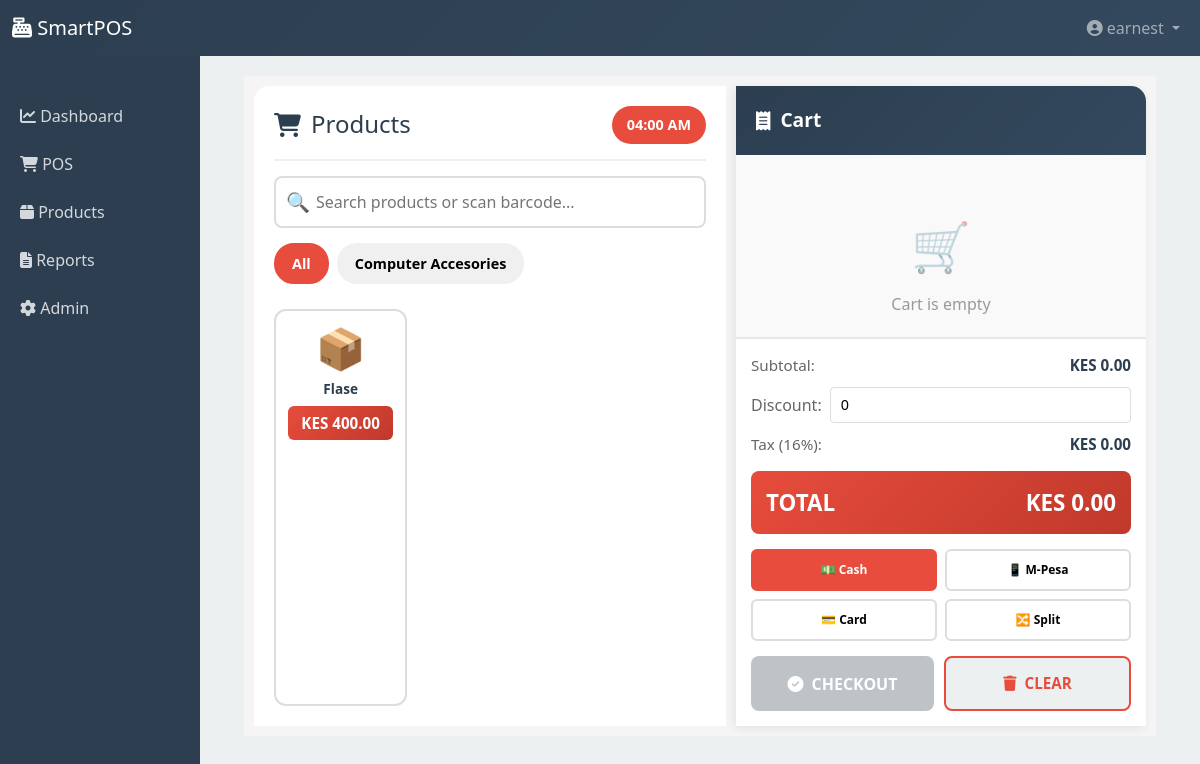
The page /pos/ (signed in) on the database as committed earlier.
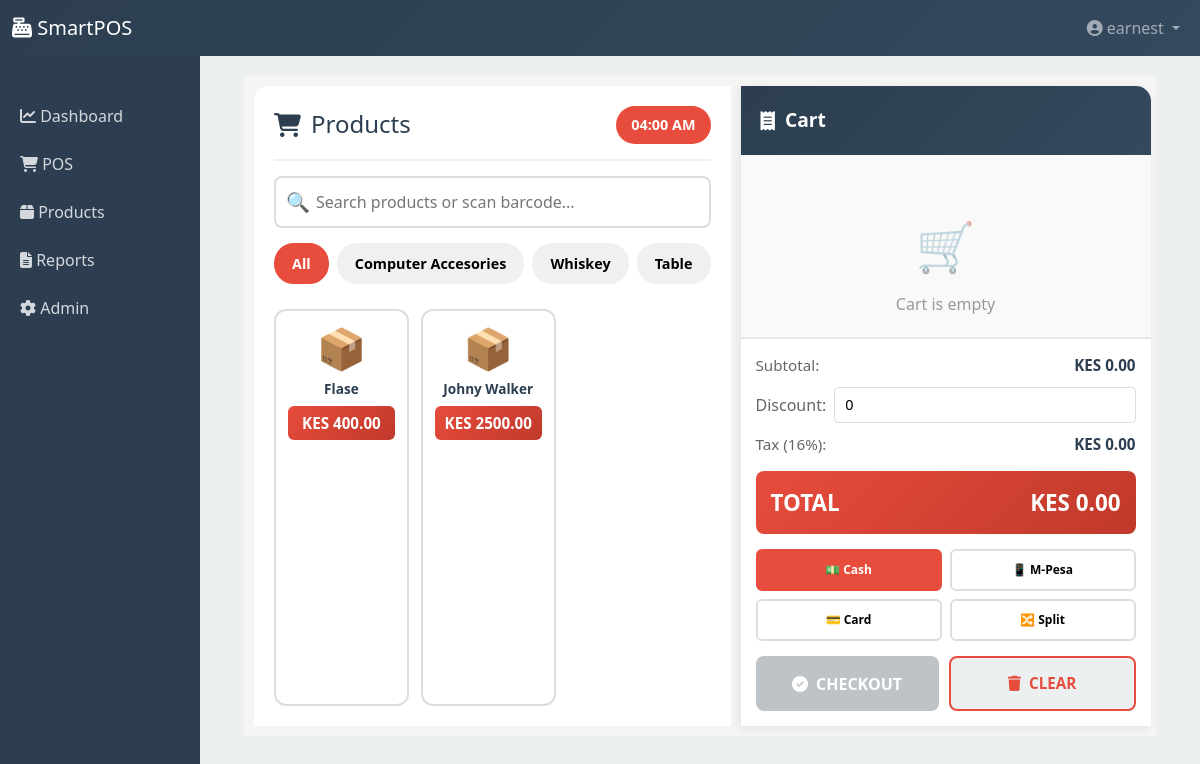
The same page on the database as committed later.
### smartpos/models.py (models this page shows, shortened)
class Category(models.Model):
    CATEGORY_TYPES = [
        ('drinks', 'Drinks'),
        ('food', 'Food'),
        ('groceries', 'Groceries'),
        ('household', 'Household Items'),
        ('alcohol', 'Alcohol'),
    ]
    id = models.UUIDField(primary_key=True, default=uuid.uuid4)
    name = models.CharField(max_length=100, unique=True)
    category_type = models.CharField(max_length=20, choices=CATEGORY_TYPES)
    description = models.TextField(blank=True)
    created_at = models.DateTimeField(auto_now_add=True)
    class Meta:
        verbose_name_plural = "Categories"

class Product(models.Model):
    UNIT_CHOICES = [
        ('piece', 'Piece'),
        ('kg', 'Kilogram'),
        ('liter', 'Liter'),
        ('bottle', 'Bottle'),
        ('glass', 'Glass'),
    ]
    id = models.UUIDField(primary_key=True, default=uuid.uuid4)
    name = models.CharField(max_length=255)
    barcode = models.CharField(max_length=100, unique=True, blank=True)
    category = models.ForeignKey(Category, on_delete=models.PROTECT)
    cost_price = models.DecimalField(max_digits=10, decimal_places=2)
    selling_price = models.DecimalField(max_digits=10, decimal_places=2)
    unit_of_measure = models.CharField(max_length=20, choices=UNIT_CHOICES)
    image = models.ImageField(upload_to='products/', blank=True)
    expiry_date = models.DateField(null=True, blank=True)
    batch_number = models.CharField(max_length=100, blank=True)
    bottle_price = models.DecimalField(max_digits=10, decimal_places=2, null=True, blank=True)
    glass_price = models.DecimalField(max_digits=10, decimal_places=2, null=True, blank=True)
    is_alcohol = models.BooleanField(default=False)
    is_active = models.BooleanField(default=True)
    created_at = models.DateTimeField(auto_now_add=True)
    updated_at = models.DateTimeField(auto_now=True)

### smartpos/views.py (the view)
# urls.py: path('pos/', views.pos_screen, name='pos'),
@login_required(login_url='login')
def pos_screen(request):
    if request.user.role not in ['cashier', 'manager', 'admin']:
        return redirect('dashboard')
    products = Product.objects.filter(is_active=True)
    categories = Category.objects.all()
    context = {
        'products': products,
        'categories': categories,
    }
    return render(request, 'smartpos/pos_screen.html', context)

### templates/smartpos/pos_screen.html (shortened to what this page needs)
{% extends 'smartpos/base.html' %} {% block title %}POS - SmartPOS{% endblock %}
{% block content %}
<div class="pos-wrapper">
  <div class="products-section">
    <div class="pos-header">
      <h2><i class="fas fa-shopping-cart"></i> Products</h2>
      <span class="time-display" id="timeDisplay">00:00</span>
    </div>
    <div class="search-container">
      <input
        type="text"
        id="searchInput"
        placeholder="Search products or scan barcode..."
      />
    </div>
    <div class="category-bar">
      <button class="category-btn active" onclick="filterCategory('', this)">
        All
      </button>
      {% for category in categories %}
      <button
        class="category-btn"
        onclick="filterCategory('{{ category.id }}', this)"
      >
        {{ category.name }}
      </button>
      {% endfor %}
    </div>
    <div class="products-grid" id="productsGrid">
      {% for product in products %}
      <div
        class="product-card"
        onclick="addToCart('{{ product.id }}', '{{ product.name }}', {{ product.selling_price }})"
      >
        <div class="product-icon">📦</div>
        <div class="product-name">{{ product.name }}</div>
        <div class="product-price">KES {{ product.selling_price }}</div>
      </div>
      {% endfor %}
    </div>
  </div>
  <div class="cart-section">
    <div class="cart-header"><i class="fas fa-receipt"></i> Cart</div>
    <div class="cart-items" id="cartItems">
      <div class="empty-cart-message">
        <div class="empty-cart-icon">🛒</div>
        <p>Cart is empty</p>
      </div>
    </div>
    <div class="cart-footer">
      <div class="cart-summary">
        <div class="summary-row">
          <span class="summary-label">Subtotal:</span>
          <span class="summary-value" id="subtotal">KES 0.00</span>
        </div>
        <div class="discount-row">
          <span class="summary-label">Discount:</span>
          <input
            type="number"
            id="discountInput"
            min="0"
            step="0.01"
            value="0"
            onchange="updateTotals()"
            placeholder="0.00"
          />
        </div>
        <div class="summary-row">
          <span class="summary-label">Tax (16%):</span>
          <span class="summary-value" id="tax">KES 0.00</span>
        </div>
      </div>
      <div class="summary-total">
        <span>TOTAL</span>
        <span id="total">KES 0.00</span>
      </div>
      <div class="payment-methods">
        <button
          class="payment-btn active"
          data-method="cash"
          onclick="setPaymentMethod('cash', this)"
        >
          💵 Cash
        </button>
        <button
          class="payment-btn"
          data-method="mpesa"
          onclick="setPaymentMethod('mpesa', this)"
        >
          📱 M-Pesa
        </button>
        <button
          class="payment-btn"
          data-method="card"
          onclick="setPaymentMethod('card', this)"
        >
          💳 Card
        </button>
        <button
          class="payment-btn"
          data-method="split"
          onclick="setPaymentMethod('split', this)"
        >
          🔀 Split
        </button>
      </div>
      <div class="action-buttons">
        <button
          class="checkout-btn"
          id="checkoutBtn"
          onclick="processCheckout()"
          disabled
        >
          <i class="fas fa-check-circle"></i> CHECKOUT
        </button>
        <button class="clear-btn" onclick="clearCart()">
          <i class="fas fa-trash"></i> CLEAR
        </button>
      </div>
    </div>
  </div>
</div>
{% endblock %}

Rows that differ between the two databases and show on the page:
added Category: name "Whiskey"
added Category: name "Table"
added Product: name "Johny Walker", selling_price "2500.00"
